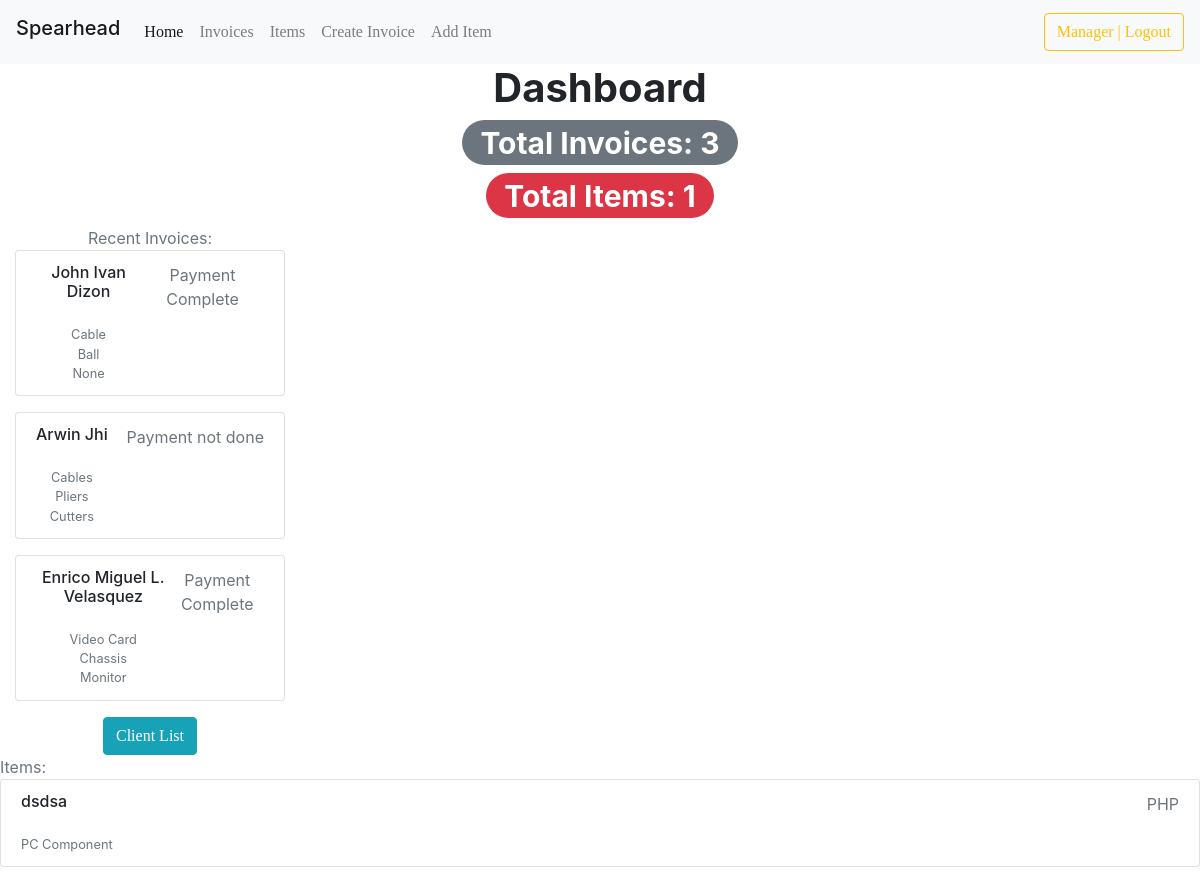
The app's page / (signed in), older data.
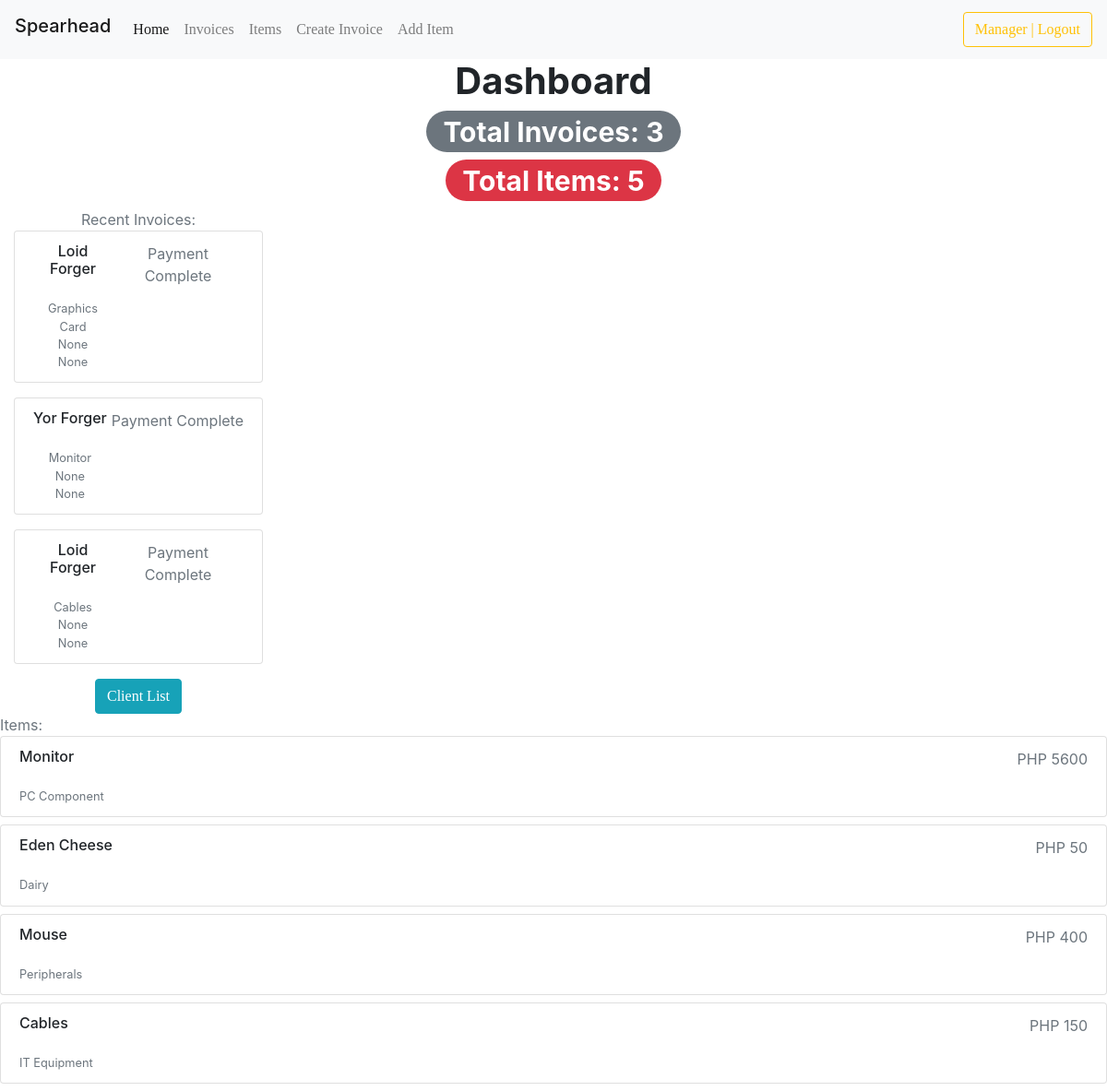
The same page, newer data.
### invoicemgmt/models.py (models this page shows, shortened)
class Invoice(models.Model):
    comments = models.TextField(max_length=3000, default='', blank=True, null=True)
    invoice_number = models.IntegerField('Invoice Number:', blank=True, null=True)
    invoice_date = models.DateField('Date (YYYY-MM-DD):', auto_now_add=False, auto_now=False, blank=True, null=True)
    invoice_date_created = models.DateTimeField('Date Created:',auto_now_add=True, null=True)
    name = models.CharField('Client Name:', max_length=120, default='', blank=True, null=True)
    company_name = models.CharField('Company Name:', max_length=50, default='', blank=True, null=True)
    line_one = models.CharField('Item 1:', max_length=120, default='', blank=True, null=True)
    line_one_quantity = models.IntegerField('Quantity:', default=0, blank=True, null=True)
    line_one_unit_price = models.IntegerField('Price per Unit:', default=0, blank=True, null=True)
    line_one_total_price = models.IntegerField('Total (PHP):', default=0, blank=True, null=True)
    line_two = models.CharField('Item 2:', max_length=120, default='', blank=True, null=True)
    line_two_quantity = models.IntegerField('Quantity:', default=0, blank=True, null=True)
    line_two_unit_price = models.IntegerField('Price per Unit:', default=0, blank=True, null=True)
    line_two_total_price = models.IntegerField('Total (PHP):', default=0, blank=True, null=True)
    line_three = models.CharField('Item 3:', max_length=120, default='', blank=True, null=True)
    line_three_quantity = models.IntegerField('Quantity:', default=0, blank=True, null=True)
    line_three_unit_price = models.IntegerField('Price per Unit:', default=0, blank=True, null=True)
    line_three_total_price = models.IntegerField('Total (PHP):', default=0, blank=True, null=True)
    phone_number = models.CharField('Phone Number:', max_length=120, default='', blank=True, null=True)
    total = models.IntegerField(default='0', blank=True, null=True)
    balance = models.IntegerField(default='0', blank=True, null=True)
    timestamp = models.DateTimeField(auto_now_add=True, auto_now=False)
    last_updated = models.DateTimeField(auto_now_add=False, auto_now=True, blank=True)
    paid_choice = (
        ('Payment Complete', 'Payment Complete'),
        ('Payment not done', 'Payment not done'),
    )
    paid = models.CharField(max_length=50, default='', blank=True, null=True, choices=paid_choice)
    invoice_type_choice = (
        ('Receipt', 'Receipt'),
        ('Invoice', 'Invoice'),
    )
    invoice_type = models.CharField(max_length=50, default='', blank=True, null=True, choices=invoice_type_choice)

### invmgmt/models.py (models this page shows, shortened)
class Stock(models.Model):
	category = models.CharField("Category:", max_length=50, default='', blank=True, null=True)
	item_name = models.CharField("Item Name:", max_length=50, blank=True, null=True)
	quantity = models.IntegerField("Quantity:", default='0', blank=True, null=True)
	set_price = models.CharField ("Pricing:", max_length=50, default='', blank=True, null=True)
	receive_quantity = models.IntegerField(default='0', blank=True, null=True)
	receive_by = models.CharField(max_length=50, blank=True, null=True)
	issue_quantity = models.IntegerField(default='0', blank=True, null=True)
	issue_by = models.CharField(max_length=50, blank=True, null=True)
	issue_to = models.CharField(max_length=50, blank=True, null=True)
	phone_number = models.CharField(max_length=50, blank=True, null=True)
	created_by = models.CharField(max_length=50, blank=True, null=True)

### invoicemgmt/views.py (the view)
# urls.py: 2. Add a URL to urlpatterns:  path('', views.home, name='home')
@login_required
def home(request):
	title = 'Home'
	total_invoices = Invoice.objects.count()
	total_stocks = Stock.objects.count()
	queryset1 = Stock.objects.order_by('-set_price')[:4]
	queryset = Invoice.objects.order_by('-invoice_date_created')[:3]
	context = {
	"title": title,
	"total_invoices": total_invoices,
	"total_stocks": total_stocks,
	"queryset": queryset,
	"queryset1": queryset1,
	}
	return render(request, "home.html",context)

### templates/home.html (shortened to what this page needs)
{% load static %}
{% include 'navbar.html' %}
<head>
    <link rel="stylesheet" type="text/css" href="https://stackpath.bootstrapcdn.com/bootstrap/4.5.2/css/bootstrap.min.css">
    <link rel="stylesheet" href="https://cdn.jsdelivr.net/npm/bootstrap@4.0.0/dist/css/bootstrap.min.css">
	<link href="{% static 'css/stylesheet.css' %}" rel="stylesheet">
</head>
<h1 align="center" ><b>Dashboard</b></h1>
<div class="container">
    <h1 align="center"><span class="badge badge-secondary badge-pill">Total Invoices: {{total_invoices}}</span></h1>
    <h1 align="center"><span class="badge badge-danger badge-pill" >Total Items: {{total_stocks}}</span></h1>
</div>
<div class="MyForm">
<div class="col-sm-3" align="center">
	<div>
	  <div>
	    <span class="text-muted">Recent Invoices:</span>
	  </div>
	  {% for instance in queryset %}
	  <ul class="list-group mb-3">
	    <li class="list-group-item d-flex justify-content-between lh-condensed">
	      <div>
	        <h6 class="my-0">{{instance.name}}</h6><br>
              <small class="text-muted">{{instance.line_one}}</small><br>
              <small class="text-muted">{{instance.line_two}}</small><br>
	        <small class="text-muted">{{instance.line_three}}</small><br>
	      </div>
	        <div class="text-muted">{{instance.paid}}</div>
	    </li>
	  </ul>
	  {% endfor %}
    <a href="{% url 'list_client' %}"><button class="btn btn-info">Client List</button></a>
	</div>
</div>
<div>
	<div>
	  <div>
	    <span class="text-muted">Items:</span>
	  </div>
	  {% for instance in queryset1 %}
	  <ul class="list-group mb-2">
	    <li class="list-group-item d-flex justify-content-between lh-condensed">
	      <div>
	        <h6 class="my-0">{{instance.item_name}}</h6><br>
	        <small class="text-muted">{{instance.category}}</small><br>
	      </div>
	      <div class="text-muted">PHP {{instance.set_price}}</div>
	    </li>
	  </ul>
	  {% endfor %}
	</div>
</div>
</div>

Row changes from the older to the newer data that the page shows:
removed Invoice: name "John Ivan Dizon", line_one "Cable", line_two "Ball", line_three "None", paid "Payment Complete"
removed Invoice: name "Arwin Jhi", line_one "Cables", line_two "Pliers", line_three "Cutters", paid "Payment not done"
removed Invoice: name "Enrico Miguel L. Velasquez", line_one "Video Card", line_two "Chassis", line_three "Monitor", paid "Payment Complete"
removed Stock: item_name "dsdsa", category "PC Component"
added Invoice: name "Loid Forger", line_one "Graphics Card", line_two "None", line_three "None", paid "Payment Complete"
added Invoice: name "Yor Forger", line_one "Monitor", line_two "None", line_three "None", paid "Payment Complete"
added Invoice: name "Loid Forger", line_one "Cables", line_two "None", line_three "None", paid "Payment Complete"
added Stock: item_name "Monitor", category "PC Component", set_price "5600"
added Stock: item_name "Eden Cheese", category "Dairy", set_price "50"
added Stock: item_name "Mouse", category "Peripherals", set_price "400"
added Stock: item_name "Cables", category "IT Equipment", set_price "150"
Text that changed along with them:
{{ total_stocks }}: "1" → "5"
